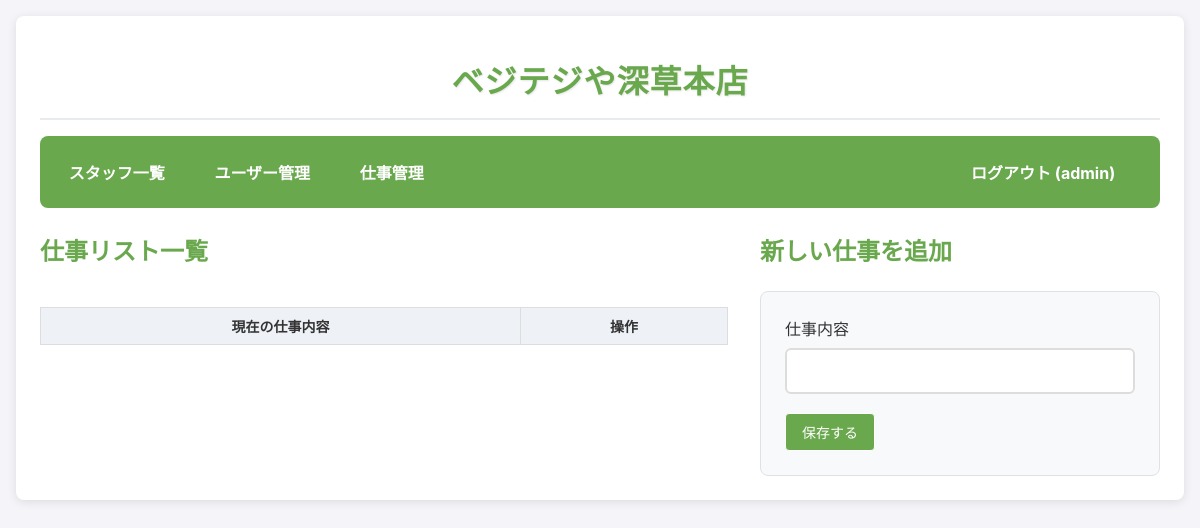
Before: /admin/tasks (signed in) with the older database file.
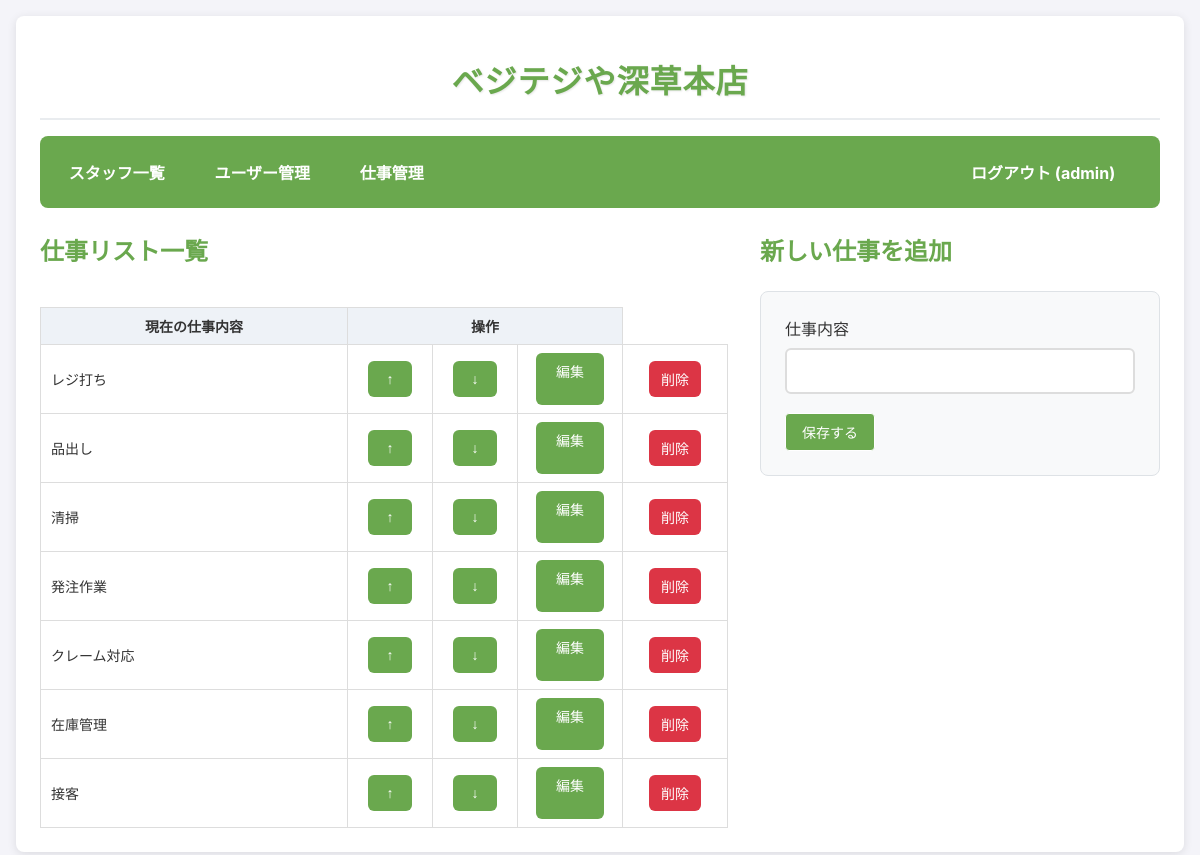
After: the same page with the newer database file.
### app.py (models this page shows)
class Task(db.Model):
    id = db.Column(db.Integer, primary_key=True)
    name = db.Column(db.String(120), nullable=False, unique=True)
    order_index = db.Column(db.Integer, default=0)

### app.py (the view, shortened to what this page needs)
@app.route('/admin/tasks', methods=['GET', 'POST'])
@app.route('/admin/tasks/<int:task_id>', methods=['GET', 'POST'])
@admin_required
def manage_tasks(task_id=None):
    task_to_edit = Task.query.get(task_id) if task_id else None
    form = TaskForm(obj=task_to_edit)
    tasks = Task.query.order_by(Task.order_index, Task.id).all()
    return render_template('admin_tasks.html', tasks=tasks, form=form)

### app.py
class TaskForm(FlaskForm):
    name = StringField('仕事内容', validators=[DataRequired(), Length(max=120)])
    submit = SubmitField('保存する')

### app.py (called while the page is built)
@login_manager.user_loader
def load_user(user_id):
    return User.query.get(int(user_id))

def admin_required(f):
    @wraps(f)
    @login_required
    def decorated_function(*args, **kwargs):
        if current_user.role != 'admin':
            flash('このページにアクセスする権限がありません。')
            return redirect(url_for('dashboard'))
        return f(*args, **kwargs)
    return decorated_function

### templates/admin_tasks.html (shortened to what this page needs)
{% extends "base.html" %}
{% block content %}
  <div class="tasks-layout">
    <div class="tasks-section">
      <h2>仕事リスト一覧</h2>
      <div class="desktop-task-table">
        <div class="table-container">
          <table>
            <thead>
              <tr>
                <th>現在の仕事内容</th>
                <th colspan="3">操作</th>
              </tr>
            </thead>
            <tbody id="desktop-task-list">
              {% for task in tasks %}
              <tr data-task-id="{{ task.id }}">
                <td style="text-align: left; padding-left: 10px;">{{ task.name }}</td>
                <td style="width: 60px;">
                  <button onclick="moveTask({{ task.id }}, 'up')" class="btn btn-small" {% if loop.first %}disabled{% endif %}>↑</button>
                </td>
                <td style="width: 60px;">
                  <button onclick="moveTask({{ task.id }}, 'down')" class="btn btn-small" {% if loop.last %}disabled{% endif %}>↓</button>
                </td>
                <td style="width: 80px;">
                  <a href="{{ url_for('manage_tasks', task_id=task.id) }}" class="btn btn-small">編集</a>
                </td>
                <td style="width: 80px;">
                  <form action="{{ url_for('delete_task', task_id=task.id) }}" method="post" onsubmit="return confirm('この仕事を削除すると、全ユーザーの関連スキルデータも削除されます。本当によろしいですか？');">
                    <input type="submit" value="削除" class="btn btn-danger btn-small">
                  </form>
                </td>
              </tr>
              {% endfor %}
            </tbody>
          </table>
        </div>
      </div>
    </div>
    <div class="add-task-section">
      {% if form.name.data %}
        <h2>仕事を編集</h2>
      {% else %}
        <h2>新しい仕事を追加</h2>
      {% endif %}
      <form method="POST" class="add-task-form">
        <div class="form-group">
          {{ form.name.label }}
          {{ form.name() }}
        </div>
        {{ form.submit(class="btn btn-custom-primary-small") }}
      </form>
    </div>
  </div>
{% endblock %}

Changed rows visible on the page:
added Task: name "レジ打ち"
added Task: name "品出し"
added Task: name "清掃"
added Task: name "発注作業"
added Task: name "クレーム対応"
added Task: name "在庫管理"
added Task: name "接客"
